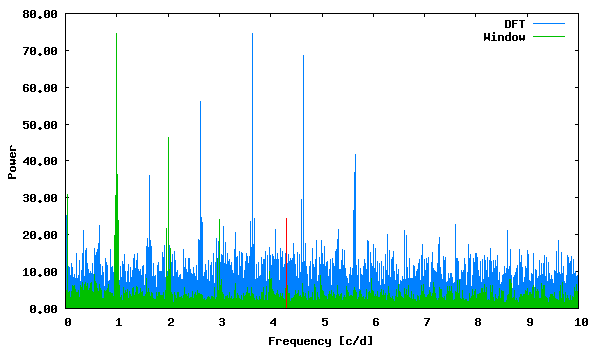

Generate this figure with gnuplot:
set term png size 600,350 medium
set colors classic
set output "phase_lc_18.deeming.png"
set xlabel "Frequency [c/d]"
set ylabel "Power"
set format y "%5.2f"
plot "deeming.periodogram" using 1:2 with lines linecolor 3 title "DFT", "deeming.periodogram" using 1:3 with lines linecolor 2 title "Window", "<echo '4.310331 24.37286216'" with impulses linecolor 1 title ""
 
